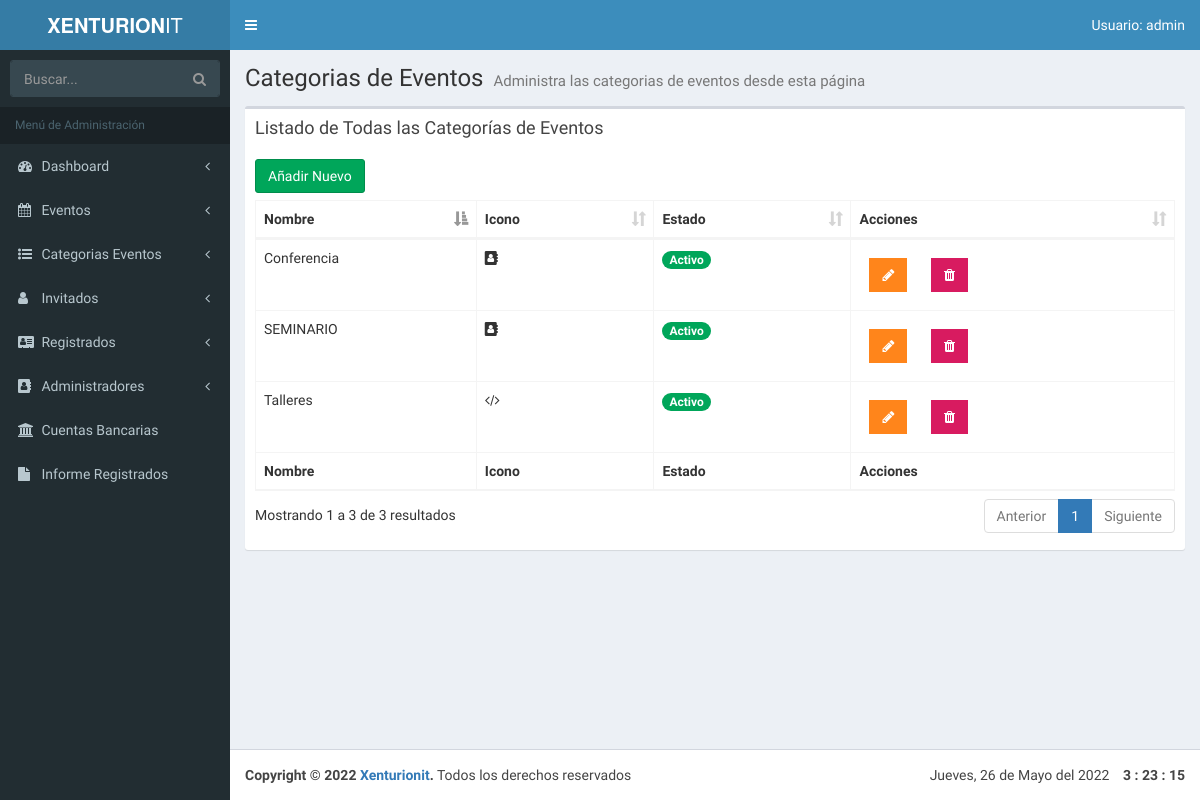
The page /admin/lista-categorias.php (signed in) on the database as committed earlier.
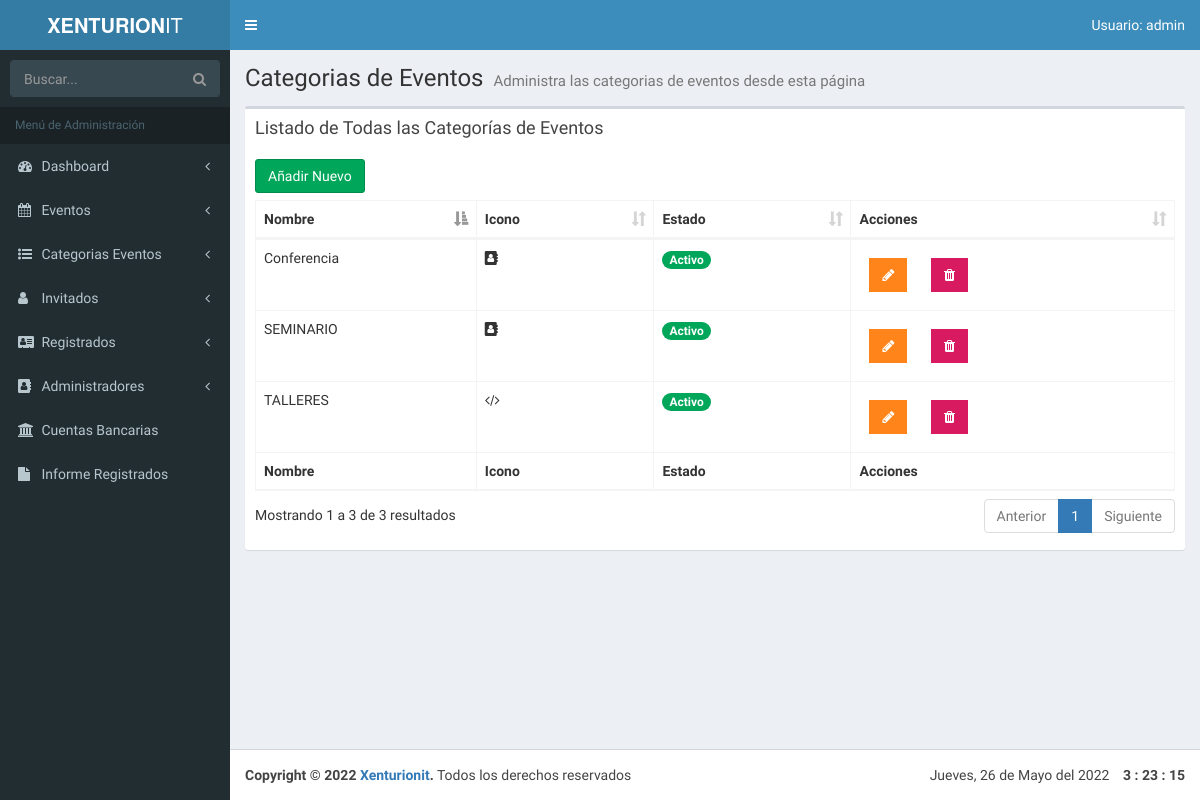
The same page on the database as committed later.
### tables this page shows
CREATE TABLE `categoria_evento` (
                                    `id_categoria` tinyint(10) NOT NULL AUTO_INCREMENT,
                                    `cat_evento` varchar(50) NOT NULL,
                                    `icono` varchar(15) NOT NULL,
                                    `actualizado` datetime NOT NULL,
                                    `estado_categoria` tinyint(1) DEFAULT NULL,
                                    PRIMARY KEY (`id_categoria`)
);

### admin/lista-categorias.php (the view, shortened to what this page needs)
<?php
include_once 'funciones/funciones.php';
include_once 'templates/header.php'; ?>
<body class="hold-transition skin-blue fixed sidebar-mini">
<div class="wrapper">
    <?php include_once 'templates/barra.php'; ?>
    <?php include_once 'templates/navegacion.php'; ?>
  <div class="content-wrapper">
    <section class="content-header">
      <h1>
        Categorias de Eventos
        <small>Administra las categorias de eventos desde esta página</small>
      </h1>
    </section>
    <section class="content">
    <div class="row">
      <div class="col-xs-12">
        <div class="box">
          <div class="box-header">
            <h3 class="box-title">Listado de Todas las Categorías de Eventos</h3>
          </div>
          <div class="box-body">
            <a href="nuevo-categoria.php" class="btn btn-success">Añadir Nuevo</a>
            <table id="registros" class="table table-bordered table-hover">
                <thead>
                        <tr>
                            <th>Nombre</th>
                            <th>Icono</th>
                            <th>Estado</th>
                            <?php if($_SESSION['nivel'] == 1): ?>
                                <th>Acciones</th>
                            <?php endif; ?>
                        </tr>
                </thead>
                <tbody>
                <?php
                  try {
                    $sql = "SELECT * FROM categoria_evento WHERE estado_categoria = 1";
                    $resultado = $conn->query($sql);
                  } catch (Exception $e) {
                    $error = $e->getMessage();
                  }
                  while($categoria = $resultado->fetch_assoc() ) {  ?>
                      <tr>
                              <td>
                                  <?php echo $categoria['cat_evento'];?>
                              </td>
                              <td><i class="fa <?php echo $categoria['icono']; ?>"><i></td>
                              <td>
                                  <?php $estado = $categoria['estado_categoria'];
                                  if($estado == 1):
                                  echo ' ' . '<span class="badge bg-green">Activo</span>';
                                  else:
                                  echo  ' ' . '<span class="badge bg-red">Inactivo</span>';
                                  endif;?>
                              </td>
                      <?php if($_SESSION['nivel'] == 1): ?>
                              <td>
                                  <a href="editar-categoria.php?id=<?php echo $categoria['id_categoria']; ?>" type="button" class="btn bg-orange btn-flat margin"> <i class="fa fa-pencil" aria-hidden="true"></i></a>
                                  <a href="#" data-id="<?php echo $categoria['id_categoria']; ?>" data-tipo="categoria" type="button" class="btn bg-maroon btn-flat margin borrar_registro"><i class="fa fa-trash" aria-hidden="true"></i></a>
                             </td>
                      <?php endif; ?>
                      </tr>
                  <?php } ?>
                </tbody>
                <tfoot>
                      <tr>
                            <th>Nombre</th>
                            <th>Icono</th>
                            <th>Estado</th>
                          <?php if($_SESSION['nivel'] == 1): ?>
                              <th>Acciones</th>
                          <?php endif; ?>
                      </tr>
                </tfoot>
            </table>
          </div>
        </div>
      </div>
    </div>
  </section>
  </div>
<?php
  include_once 'templates/footer.php';
  include_once 'templates/footer-scripts.php';
?>

Rows that differ between the two databases and show on the page:
changed categoria_evento: cat_evento "Talleres" → "TALLERES"
